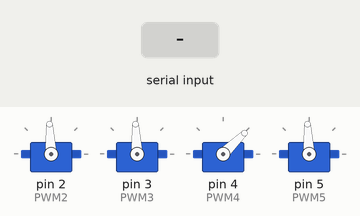
Simulated run of this sketch. Board: Arduino Uno, built with avr-gcc and run on an emulated ATmega328P. On the bench: 4 × servo. The inputs (shaded band) are chosen by the test bench. What the sketch prints to the serial monitor is not drawn.

Above: at 1.2 s.
1.3 s: "1:" received over Serial
At 3.3 s:
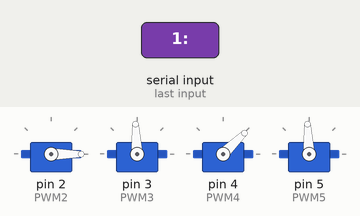
3.8 s: "2:" received over Serial
At 5.2 s:
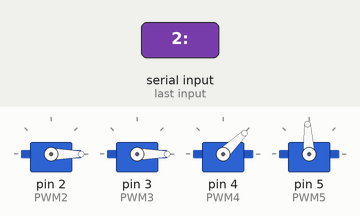
6.2 s: "3:" received over Serial
At 8.3 s:
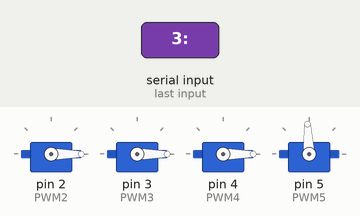
8.7 s: "4:" received over Serial
At 10.1 s:
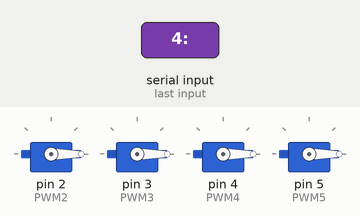
Timing chart, 0 to 11.7 s (numbered marks = the images above; inputs shaded):
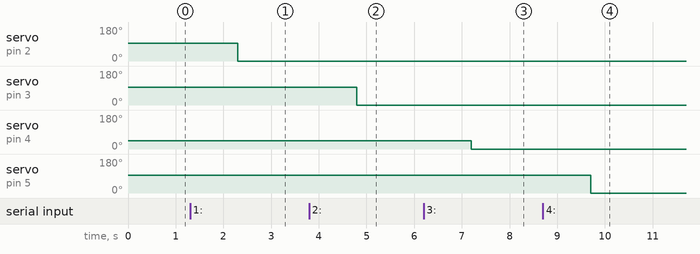

The sketch:

arduinoTest.ino
```cpp
#include <Servo.h>
int pwm_value=0;
String val_string="";
Servo PWM2;
Servo PWM3;
Servo PWM4;
Servo PWM5;
int pwmwidth2=1500;
int pwmwidth3=1500;
int pwmwidth4=1000;
int pwmwidth5=1500;
void setup(){
  PWM2.attach(2);//pin no. 1 of receiver..
  PWM3.attach(3);
  PWM4.attach(4);
  PWM5.attach(5);
  PWM2.writeMicroseconds(1500);
  PWM3.writeMicroseconds(1500);
  PWM4.writeMicroseconds(1000);
  PWM5.writeMicroseconds(1500);
  Serial.begin(128000);
  while(!Serial);
  Serial.println("Format channel:val(1000-2000)E");
}
void loop(){
  PWM2.writeMicroseconds(pwmwidth2);
  PWM3.writeMicroseconds(pwmwidth3);
  PWM4.writeMicroseconds(pwmwidth4);
  PWM5.writeMicroseconds(pwmwidth5);
  if(Serial.available()){
    int state=Serial.readStringUntil(':').toInt();
    if(state==1){
      int val=Serial.readStringUntil('E').toInt();
      PWM2.writeMicroseconds(val);
      pwmwidth2=val;
    }
    if(state==2){
      int val=Serial.readStringUntil('E').toInt();
      PWM3.writeMicroseconds(val);
      pwmwidth3=val;
    }
    if(state==3){
      int val=Serial.readStringUntil('E').toInt();
      PWM4.writeMicroseconds(val);
      pwmwidth4=val;
    }
    if(state==4){
      int val=Serial.readStringUntil('E').toInt();
      PWM5.writeMicroseconds(val);
      pwmwidth5=val;
    }
  }
}
```

Measured:
- after the input at 1.3 s, servo on pin 2 (PWM2): 93° → 0° after 1.0 s
- after the input at 3.8 s, servo on pin 3 (PWM3): 93° → 0° after 1.0 s
- after the input at 6.2 s, servo on pin 4 (PWM4): 44° → 0° after 1.0 s
- after the input at 8.7 s, servo on pin 5 (PWM5): 93° → 0° after 1.0 s
